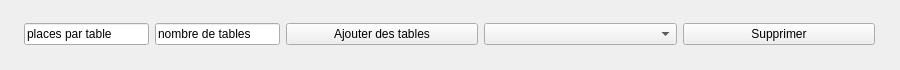
<?xml version="1.0" encoding="UTF-8"?>
<ui version="4.0">
 <class>TableGraphiqueEdition</class>
 <widget class="QWidget" name="TableGraphiqueEdition">
  <property name="geometry">
   <rect>
    <x>0</x>
    <y>0</y>
    <width>900</width>
    <height>70</height>
   </rect>
  </property>
  <property name="windowTitle">
   <string>Form</string>
  </property>
  <widget class="QWidget" name="">
   <property name="geometry">
    <rect>
     <x>24</x>
     <y>20</y>
     <width>851</width>
     <height>29</height>
    </rect>
   </property>
   <layout class="QHBoxLayout" name="horizontalLayout">
    <item>
     <widget class="QLineEdit" name="nombreDePlaces">
      <property name="maximumSize">
       <size>
        <width>125</width>
        <height>16777215</height>
       </size>
      </property>
      <property name="text">
       <string>places par table</string>
      </property>
     </widget>
    </item>
    <item>
     <widget class="QLineEdit" name="nombreDeTables">
      <property name="maximumSize">
       <size>
        <width>125</width>
        <height>16777215</height>
       </size>
      </property>
      <property name="text">
       <string>nombre de tables</string>
      </property>
     </widget>
    </item>
    <item>
     <widget class="QPushButton" name="valideNouvellesTables">
      <property name="maximumSize">
       <size>
        <width>246</width>
        <height>16777215</height>
       </size>
      </property>
      <property name="text">
       <string>Ajouter des tables</string>
      </property>
     </widget>
    </item>
    <item>
     <widget class="QComboBox" name="listeTables"/>
    </item>
    <item>
     <widget class="QPushButton" name="supprimerTable">
      <property name="maximumSize">
       <size>
        <width>246</width>
        <height>16777215</height>
       </size>
      </property>
      <property name="text">
       <string>Supprimer</string>
      </property>
     </widget>
    </item>
   </layout>
  </widget>
 </widget>
 <resources/>
 <connections/>
</ui>
